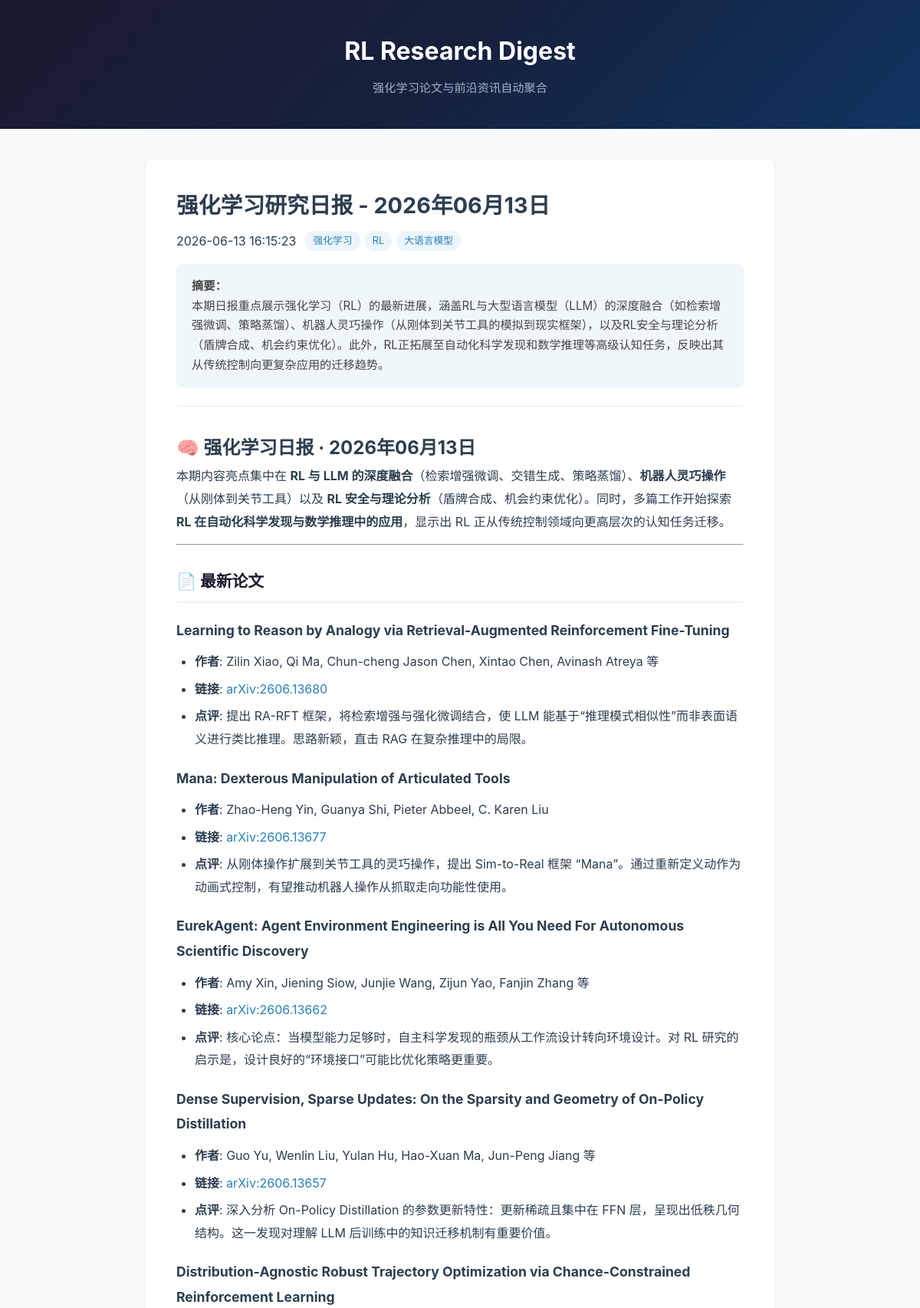
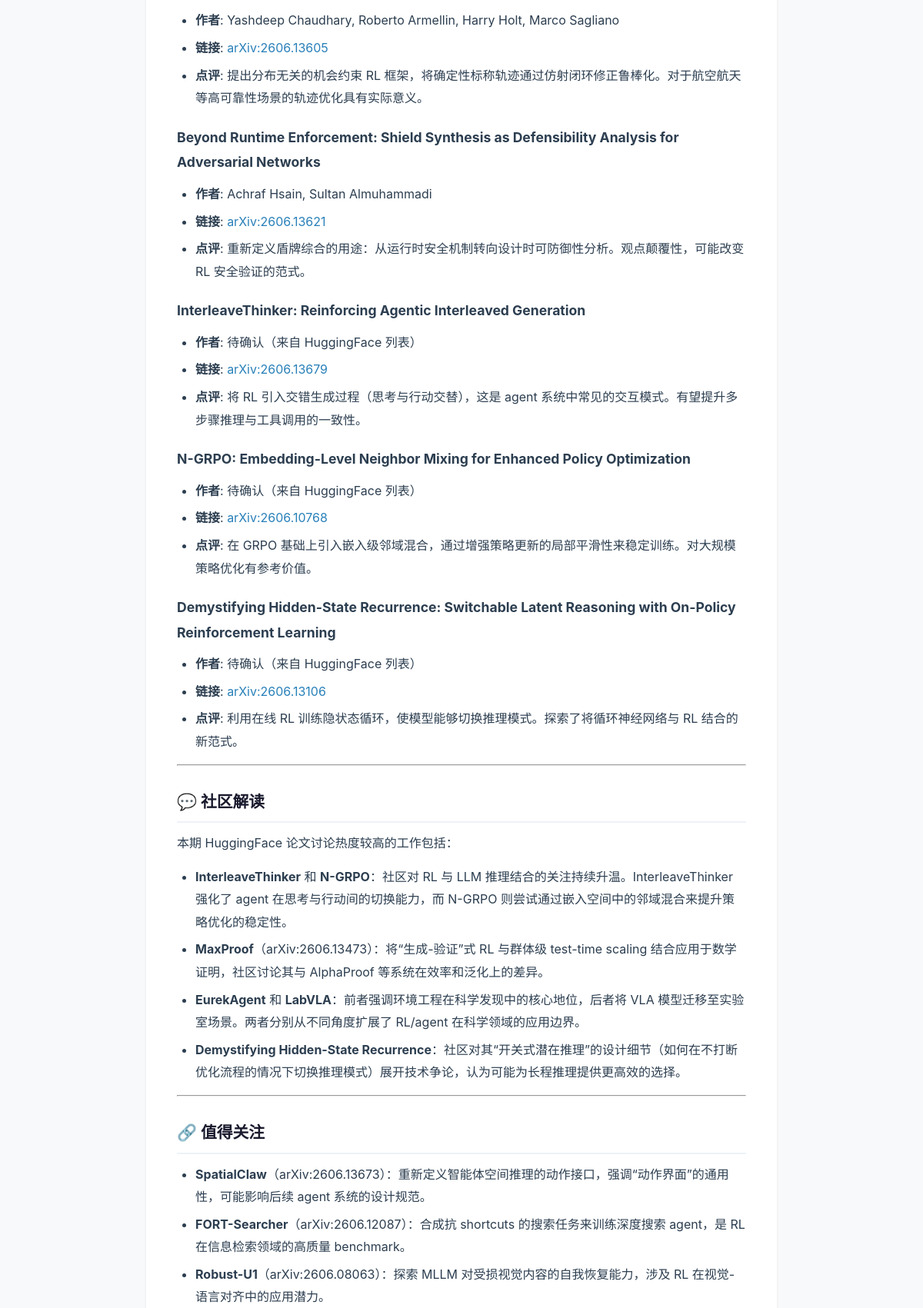
Screenshot of /article/强化学习研究日报---2026年06月13日-e1e8ff4c (upper part) with the database file from the repository (2 pictures, top to bottom).
### tables this page shows
CREATE TABLE articles (
            id INTEGER PRIMARY KEY AUTOINCREMENT,
            title TEXT NOT NULL,
            slug TEXT UNIQUE NOT NULL,
            content TEXT NOT NULL,
            summary TEXT,
            tags TEXT,
            source TEXT DEFAULT 'agent',
            published_at TEXT NOT NULL,
            created_at TEXT DEFAULT (datetime('now', 'localtime'))
        );

### blog_server/app.py (the view)
@app.route("/article/<slug>")
def article_detail(slug):
    db = get_db()
    article = db.execute(
        "SELECT * FROM articles WHERE slug = ?", (slug,)
    ).fetchone()
    if article is None:
        abort(404)
    return render_template("article.html", article=article)

### blog_server/app.py (called while the page is built)
def get_db():
    if "db" not in g:
        g.db = sqlite3.connect(DATABASE)
        g.db.row_factory = sqlite3.Row
    return g.db

### blog_server/templates/article.html (shortened to what this page needs)
<!DOCTYPE html>
<html lang="zh-CN">
<head>
    <link rel="stylesheet" href="{{ url_for('static', filename='css/style.css') }}">
</head>
<body>
    <header class="site-header">
        <div class="container">
            <h1><a href="/">RL Research Digest</a></h1>
            <p class="subtitle">强化学习论文与前沿资讯自动聚合</p>
        </div>
    </header>
    <main class="container">
        <article class="article-full">
            <header class="article-header">
                <h1>{{ article.title }}</h1>
                <div class="meta">
                    <time>{{ article.published_at }}</time>
                    {% if article.tags %}
                        <span class="tags">
                            {% for tag in article.tags.split(',') %}
                                <span class="tag">{{ tag.strip() }}</span>
                            {% endfor %}
                        </span>
                    {% endif %}
                </div>
                {% if article.summary %}
                    <div class="article-summary-box">
                        <strong>摘要：</strong>{{ article.summary | safe }}
                    </div>
                {% endif %}
            </header>
            <div class="article-content">
                {{ article.content | safe }}
            </div>
        </article>
    </main>
</body>
</html>

### blog_server/static/css/style.css (style rules this page uses)
*, *::before, *::after { box-sizing: border-box; margin: 0; padding: 0; }
body { font-family: -apple-system, BlinkMacSystemFont, "Segoe UI", Roboto, "Helvetica Neue", Arial, sans-serif; line-height: 1.7; color: #2c3e50; background: #f8f9fa; }
.container { max-width: 860px; margin: 0 auto; padding: 0 20px; }
a { color: #2980b9; text-decoration: none; }
.site-header { background: linear-gradient(135deg, #1a1a2e 0%, #16213e 50%, #0f3460 100%); color: #fff; padding: 40px 0; text-align: center; }
.site-header h1 { font-size: 2rem; margin-bottom: 8px; }
.site-header h1 a { color: #fff; text-decoration: none; }
.site-header .subtitle { font-size: 0.95rem; color: #a0b4c8; }
.meta { display: flex; align-items: center; gap: 12px; flex-wrap: wrap; }
.tags { display: flex; gap: 6px; flex-wrap: wrap; }
.tag { display: inline-block; background: #ebf5fb; color: #2980b9; padding: 2px 10px; border-radius: 12px; font-size: 0.8rem; }
.article-full { background: #fff; border-radius: 8px; padding: 40px; margin: 40px 0 20px; box-shadow: 0 1px 4px rgba(0,0,0,0.06); }
.article-header { margin-bottom: 32px; padding-bottom: 24px; border-bottom: 1px solid #eee; }
.article-header h1 { font-size: 1.8rem; margin-bottom: 12px; line-height: 1.4; }
.article-summary-box { background: #f0f7fb; padding: 16px 20px; border-radius: 6px; margin-top: 16px; font-size: 0.95rem; color: #444; }
.article-content { font-size: 1rem; line-height: 1.85; }
.article-content h2 { margin: 28px 0 12px; font-size: 1.3rem; color: #1a1a2e; padding-bottom: 6px; border-bottom: 2px solid #eef2f7; }
.article-content h3 { margin: 20px 0 8px; font-size: 1.1rem; color: #2c3e50; }
.article-content p { margin-bottom: 14px; }
.article-content ul, .article-content ol { margin: 10px 0 14px 24px; }
.article-content li { margin-bottom: 6px; }
.article-content a { word-break: break-all; }

### rows the page displays
articles: title "强化学习研究日报 - 2026年06月13日", published_at "2026-06-13 16:15:23", summary "本期日报重点展示强化学习（RL）的最新进展，涵盖RL与大型语言模型（LLM）的深度融合（如检索增强微调、策略蒸馏）、机器人灵巧操作（从刚体到关节工具的模拟到现实框架），以及RL安全与理论分析（盾牌合成、机会约束优化）。此外，RL正拓展至自动化科学发现和数学推理等高级认知任务，反映出其从传统控制向更复杂应用的迁移趋势。", content "🧠 强化学习日报 · 2026年06月13日 本期内容亮点集中在 RL 与 LLM 的深度融合 （检索增强微调、交错生成、策略蒸馏）、 机器人灵巧操作 （从刚体到关节工具）以及 RL 安全与理论分析 （盾牌合成、机会约束优化）。同时，多篇工作开始探索 RL 在自动化科学发现与数学推理中的应用 ，显示出 RL 正从传统控制领域向更高层次的认知任务迁移。 📄 最新论文 Learning to Reason by Analogy via Retrieval-Augmented Reinforcement Fine-Tuning 作者 : Zilin Xiao, Qi Ma, Chun-cheng Jason Chen, Xintao Chen, Avinash Atreya 等 链接 : arXiv:2606.13680 点评 : 提出 RA-RFT 框架，将检索增强与强化微调结合，使 LLM 能基于“推理模式相似性”而非表面语义进行类比推理。思路新颖，直击 RAG 在复杂推理中的局限。 Mana: Dexterous Manipulation of Articulated Tools 作者 : Zhao-Heng Yin, Guanya Shi, Pieter Abbeel, C. Karen Liu 链接 : arXiv:2606.13677 点评 : 从刚体操作扩展到关节工具的灵巧操作，提出 Sim-to-Real 框架 “Mana”。通过重新定义动作为动画式控制，有望推动机器人操作从抓取走向功能性使用。 EurekAgent: Agent Environment…"

### other values shown
{{ tag.strip() }} "强化学习" "RL" "大语言模型"
